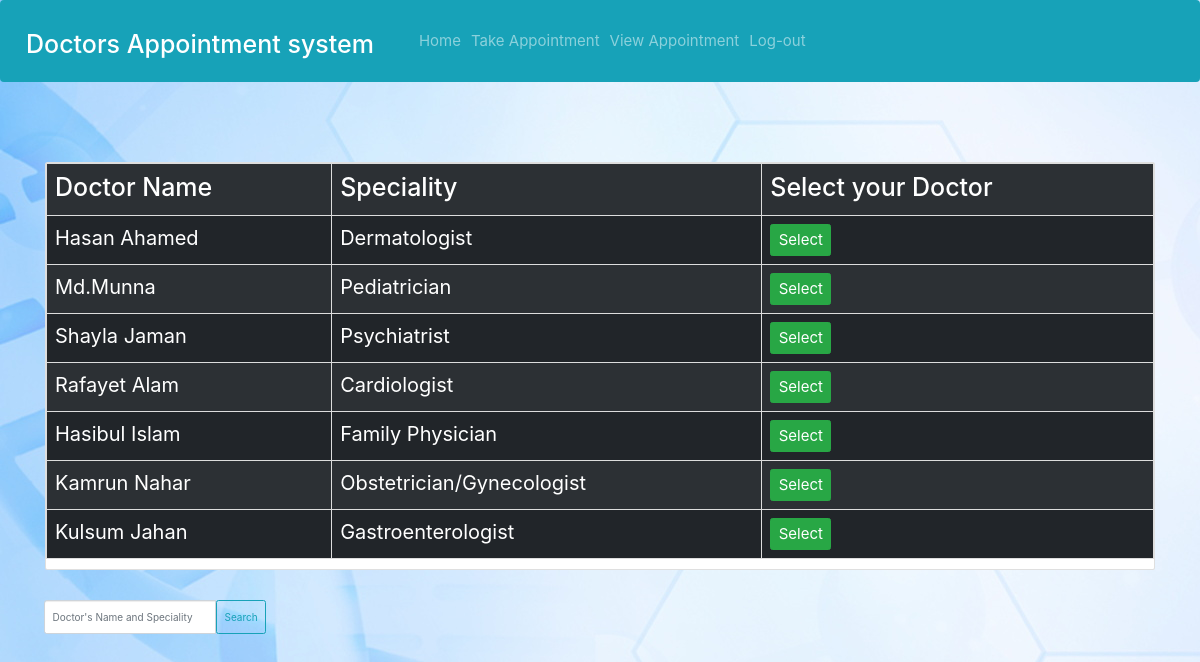
/takeappointment.php, run on the app's committed database.
### tables this page shows
CREATE TABLE `record` (
  `id` int(250) NOT NULL,
  `doctorname` varchar(200) NOT NULL,
  `gender` varchar(20) NOT NULL,
  `specialistin` varchar(200) NOT NULL
);

### takeappointment.php (the view, shortened to what this page needs)
<?php
    include('header.php');
    require_once("admin/connection.php");
    $query = "";
?>
<!DOCTYPE html>
<html lang="en">
<head>
    <link rel="stylesheet" href="https://maxcdn.bootstrapcdn.com/bootstrap/3.4.1/css/bootstrap.min.css">
      <link rel="stylesheet" href="https://maxcdn.bootstrapcdn.com/bootstrap/4.0.0/css/bootstrap.min.css">
</head>
<body >
        <div class="container" >
                <?php
                    if(isset($_POST['search']))
                    {
                        $search = trim($_POST['searchText']);
                        $query = " select * from record where doctorname LIKE '$search%' or specialistin LIKE '$search%'";
                    }
                    else
                    {
                        $query = " select * from record ";
                    }
                    $result = mysqli_query($con,$query);
                ?>
            <div class="row">
                <div class="col m-auto">
                    <div class="card mt-5">
                        <table class="table table-bordered table-dark table-striped table-hover">
                            <tr>
                                <th> <h1>Doctor Name</h1> </th>
                                <th><h1> Speciality</h1> </th>
                                <th><h1> Select your Doctor</h1> </th>
                            </tr>
                            <?php
                                    while($row=mysqli_fetch_assoc($result))
                                    {
                            ?>
                                    <tr style="font-size: 200%">
                                        <td><?php echo $row['doctorname']?></td>
                                        <td><?php echo $row['specialistin'] ?></td>
                                        <td> <button class="btn btn-success" name="appointment_button" > <a href="appointment.php?pass=<?php echo $row['id']; ?> & name=<?php echo $row['doctorname']; ?> " style="color: white;font-size: 150%; text-decoration:none">Select</a></button></td>
                                    </tr>
                            <?php
                                    }
                            ?>
                        </table>
                    </div>
                </div>
            </div>
            <div class="input-group mt-5">
               <form method="post">
               <div class="input-group-append">
                <input type="text" class="form-control" name="searchText" placeholder="Doctor's Name and Speciality" aria-describedby="basic-addon2">
                <input class="btn btn-outline-info" name="search" value="Search" type="submit">
                </div>
                </form>
            </div>
        </div>
</body>
</html>

### header.php (shortened to what this page needs)
<!DOCTYPE html>
<html>
<head>
    <link rel="stylesheet" href="https://maxcdn.bootstrapcdn.com/bootstrap/3.4.1/css/bootstrap.min.css">
      <link rel="stylesheet" href="https://maxcdn.bootstrapcdn.com/bootstrap/4.0.0/css/bootstrap.min.css">
</head>
<body>
    <nav class="navbar navbar-expand-lg navbar-dark bg-info" style="font-size: 15px">
        <a class="navbar-brand mb-0 h1" ><h1 style="color: white">Doctors Appointment system</h1></a>
        <div class="collapse navbar-collapse" id="navbarSupportedContent">
            <ul class="navbar-nav mr-auto">
                <li class="nav-item">
                    <a class="nav-link" href="home.php">Home</a>
                </li>
                <li class="nav-item">
                    <a class="nav-link" href="takeappointment.php">Take Appointment</a>
                </li>
                <li class="nav-item">
                    <a class="nav-link" href="viewappointment.php">View Appointment</a>
                </li>
                <li class="nav-item">
                    <a class="nav-link" href="logout.php">Log-out</a>
                </li>
            </ul>
        </div>
    </nav>

### takeappointment.php (style rules this page uses)
body { background-image: url("images/1.jpg"); height: 935px; }

### data on the page
record: doctorname "Hasan Ahamed", specialistin "Dermatologist"
record: doctorname "Md.Munna", specialistin "Pediatrician"
record: doctorname "Shayla Jaman", specialistin "Psychiatrist"
record: doctorname "Rafayet Alam", specialistin "Cardiologist"
record: doctorname "Hasibul Islam", specialistin "Family Physician"
record: doctorname "Kamrun Nahar", specialistin "Obstetrician/Gynecologist"
record: doctorname "Kulsum Jahan", specialistin "Gastroenterologist"
